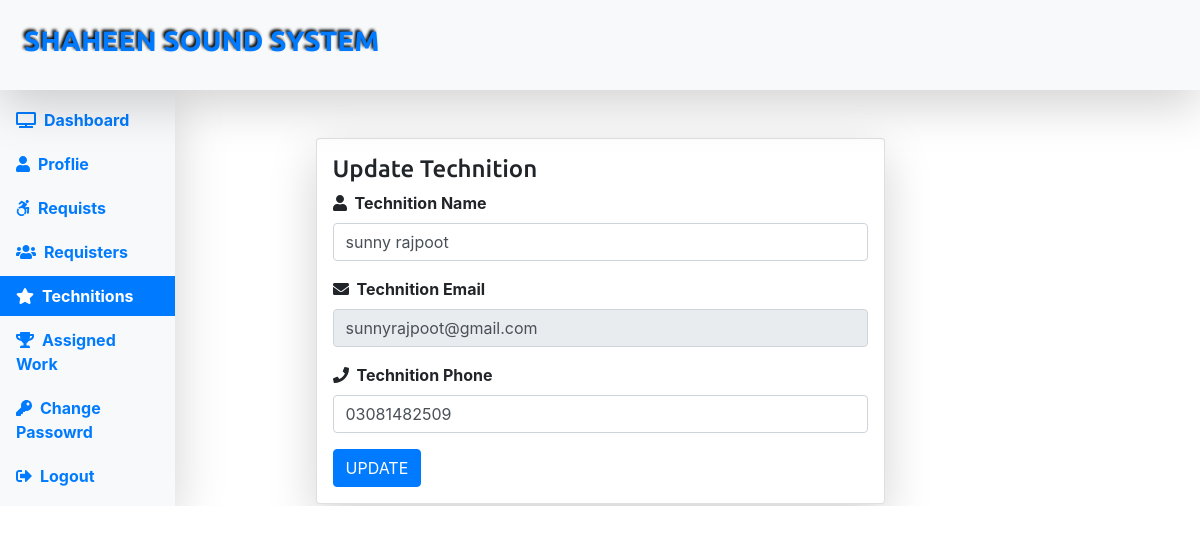
The page /admin/edit-technition.php?id=5 on the database its author committed.
### tables this page shows
CREATE TABLE `technition` (
  `tech_id` int(11) NOT NULL,
  `tech_name` varchar(120) NOT NULL,
  `tech_email` varchar(160) NOT NULL,
  `tech_phone` varchar(100) NOT NULL
);

### admin/edit-technition.php (the view, shortened to what this page needs)
<?php
include("../includes/header.php");
include("../includes/config.php");
?>
</head>
<body>
    <?php include("../includes/sub-header.php"); ?>
    <div id="dashboar-wrapper">
        <div class="row">
            <div class="col-md-2">
                <nav class="nav flex-column bg-light shadow-lg py-2">
                    <li class="nav-item"><a href="index.php" class="nav-link"><i class="fa fa-tv mr-2"></i>Dashboard</a>
                    </li>
                    <li class="nav-item"><a href="profile.php" class="nav-link"><i
                                class="fa fa-user mr-2"></i>Proflie</a></li>
                    <li class="nav-item"><a href="requists.php" class="nav-link"><i class="fab fa-accessible-icon mr-2"></i>Requists</a></li>
                    <li class="nav-item"><a href="requisters.php" class="nav-link"><i class="fa fa-users mr-2"></i>Requisters</a>
                    </li>
                    <li class="nav-item"><a href="technition.php" class="nav-link active"><i class="fa fa-star mr-2"></i>Technitions</a></li>
                    <li class="nav-item"><a href="assigned-work.php" class="nav-link"><i class="fa fa-trophy mr-2"></i>Assigned Work</a></li>
                    <li class="nav-item"><a href="password.php" class="nav-link"><i class="fa fa-key mr-2"></i>Change Passowrd</a>
                    </li>
                    <li class="nav-item"><a href="logout.php" class="nav-link"><i
                                class="fa fa-sign-out-alt mr-2"></i>Logout</a></li>
                </nav>
            </div>
            <div class="col-md-6 offset-md-1">
                <div class="card shadow-lg p-3 mx-2 mt-5">
                    <h4>Update Technition</h4>
                    <?php
                     $sql = "SELECT * FROM technition WHERE tech_id= {$_GET['id']}";
                     $result = mysqli_query($conn,$sql) or die("Tech select query failed");
                     if(mysqli_num_rows($result) > 0) {
                         while($row = mysqli_fetch_assoc($result)) {
                    ?>
                    <form action="" method="POST">
                        <div class="form-group">
                            <label for="tname" class="font-weight-bold"><i class="fa fa-user mr-2"></i>Technition Name</label>
                            <input type="text" name="tname" id="tname" value="<?php echo $row['tech_name']; ?>" class="form-control">
                        </div>
                        <div class="form-group">
                            <label for="tEmail" class="font-weight-bold"><i class="fa fa-envelope mr-2"></i>Technition Email</label>
                            <input type="email" name="tEmail" id="tEmail" value="<?php echo $row['tech_email']; ?>" disabled class="form-control">
                        </div>
                        <div class="form-group">
                            <label for="tMobile" class="font-weight-bold"><i class="fa fa-phone mr-2"></i>Technition Phone</label>
                            <input type="text" name="tMobile" id="tMobile" value="<?php echo $row['tech_phone']; ?>" class="form-control">
                        </div>
                        <input type="submit" value="Update" name="update" class="up-case btn btn-primary">
                    </form>
                     <?php } } ?>
                </div>
            </div>
        </div>
    </div>
    <?php include("../includes/footer.php") ?>

### css/style.css (style rules this page uses)
* { padding: 0; margin: 0; }
html { scroll-behavior: smooth; }
h4,h5 { font-family:"Ubuntu-Medium"; }
.up-case { text-transform: uppercase; }
#dashboar-wrapper { overflow: hidden; }
#dashboar-wrapper .nav .nav-link { font-weight: bold; margin: 2px 0; }
#dashboar-wrapper .nav .nav-link:hover, .nav .active { background-color: #007bff!important; color: #ffffff!important; }
a { text-decoration: none!important; }

### rows shown on the page
technition: tname "sunny rajpoot", tEmail "sunnyrajpoot@gmail.com", tMobile "03081482509"
